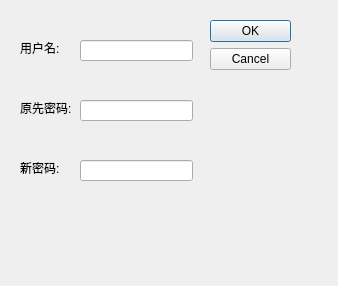
<?xml version="1.0" encoding="UTF-8"?>
<ui version="4.0">
 <class>UserSetDialog</class>
 <widget class="QDialog" name="UserSetDialog">
  <property name="geometry">
   <rect>
    <x>0</x>
    <y>0</y>
    <width>338</width>
    <height>286</height>
   </rect>
  </property>
  <property name="windowTitle">
   <string>Dialog</string>
  </property>
  <widget class="QDialogButtonBox" name="buttonBox">
   <property name="geometry">
    <rect>
     <x>210</x>
     <y>20</y>
     <width>81</width>
     <height>241</height>
    </rect>
   </property>
   <property name="orientation">
    <enum>Qt::Vertical</enum>
   </property>
   <property name="standardButtons">
    <set>QDialogButtonBox::Cancel|QDialogButtonBox::Ok</set>
   </property>
  </widget>
  <widget class="QLabel" name="labelUserName">
   <property name="geometry">
    <rect>
     <x>20</x>
     <y>40</y>
     <width>59</width>
     <height>16</height>
    </rect>
   </property>
   <property name="text">
    <string>用户名:</string>
   </property>
  </widget>
  <widget class="QLabel" name="labelOldPassword">
   <property name="geometry">
    <rect>
     <x>20</x>
     <y>100</y>
     <width>59</width>
     <height>16</height>
    </rect>
   </property>
   <property name="text">
    <string>原先密码:</string>
   </property>
  </widget>
  <widget class="QLabel" name="labelNewPassword">
   <property name="geometry">
    <rect>
     <x>20</x>
     <y>160</y>
     <width>59</width>
     <height>16</height>
    </rect>
   </property>
   <property name="text">
    <string>新密码:</string>
   </property>
  </widget>
  <widget class="QLineEdit" name="lineEditUserNameSet">
   <property name="geometry">
    <rect>
     <x>80</x>
     <y>40</y>
     <width>113</width>
     <height>21</height>
    </rect>
   </property>
  </widget>
  <widget class="QLineEdit" name="lineEdidOldPwd">
   <property name="geometry">
    <rect>
     <x>80</x>
     <y>100</y>
     <width>113</width>
     <height>21</height>
    </rect>
   </property>
  </widget>
  <widget class="QLineEdit" name="lineEditNewPwd">
   <property name="geometry">
    <rect>
     <x>80</x>
     <y>160</y>
     <width>113</width>
     <height>21</height>
    </rect>
   </property>
  </widget>
 </widget>
 <resources/>
 <connections>
  <connection>
   <sender>buttonBox</sender>
   <signal>accepted()</signal>
   <receiver>UserSetDialog</receiver>
   <slot>accept()</slot>
   <hints>
    <hint type="sourcelabel">
     <x>248</x>
     <y>254</y>
    </hint>
    <hint type="destinationlabel">
     <x>157</x>
     <y>274</y>
    </hint>
   </hints>
  </connection>
  <connection>
   <sender>buttonBox</sender>
   <signal>rejected()</signal>
   <receiver>UserSetDialog</receiver>
   <slot>reject()</slot>
   <hints>
    <hint type="sourcelabel">
     <x>316</x>
     <y>260</y>
    </hint>
    <hint type="destinationlabel">
     <x>286</x>
     <y>274</y>
    </hint>
   </hints>
  </connection>
 </connections>
</ui>
